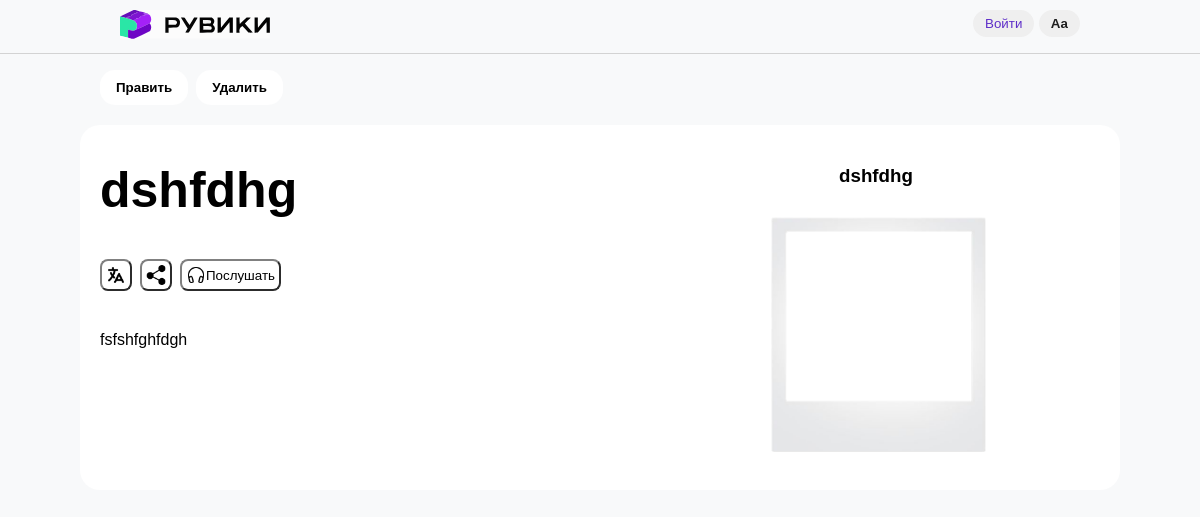
Screenshot of /article/dshfdhg with the database file from the repository.
### tables this page shows
CREATE TABLE articles(
    id INTEGER PRIMARY KEY AUTOINCREMENT,
    title TEXT NOT NULL UNIQUE,
    content TEXT NOT NULL,
    photo TEXT NOT NULL
);

### server.py (the view)
@app.route("/article/<name>")
def article(name):
    article = Database.find_article_by_title(name)
    if article is None:
        return f'<h1> Статьи "{name}" не существует! </h1>'
    return render_template('article.html', article=article)

### database.py (called while the page is built)
    @staticmethod
    def find_article_by_title(title):
        connection=sqlite3.connect(Database.DB)
        'получаем курсор'
        cursor = connection.cursor()
        'код'
        cursor.execute('SELECT * FROM articles WHERE title = ?', [title])
        articles=cursor.fetchall()
        if len(articles) == 0:
            return None
        id, title, content, photo = articles[0]
        article = Article(title, content, photo, id)
        return article

### templates/article.html (shortened to what this page needs)
{% extends 'base.html' %}
{% block styles %}
<link rel="stylesheet" href="{{ url_for('static', filename='article.css') }}">
{% endblock styles %}
{% block content %}
<div class="controls_wrapper">
    <div class="controls">
        <form action="{{ url_for('edit_article', id=article.id) }}" method="GET">
            <button type="submit" class="controls_btn">Править</button>
        </form>
        <form action="{{ url_for('delete_article', id=article.id) }}" method="POST">
        <button
            type="submit"
            class="controls_btn"
            onclick="return confirm('Вы уверены, что зотите удалить статью?')"
            >Удалить
        </button>
        </form>
    </div>
</div>
<div class="article">
    <div class="article_text">
        <div>
            <h1>{{ article.title }}</h1>
        </div>
        <div class="article_btns">
            <button class="article_btn">
                <img src="{{ url_for('static', filename='images/translate.png') }}" class="article_icon">
            </button>
            <button class="article_btn"><img src="{{ url_for('static', filename='images/share.png') }}" class="article_icon"></button>
            <button class="article_btn">
                <img src="{{ url_for('static', filename='images/headphones.png') }}" class="article_icon">
                Послушать</button>
        </div>
        <div>
            {{ article.content }}
        </div>
    </div>
    <div class="article_image">
        <h3 class="article_image_name">{{ article.title }}</h3>
        <img src="{{ url_for('uploaded_photo', filename=article.photo) }}" alt="{{ article.title }}">
    </div>
</div>
{% endblock content %}

### static/base.css (style rules this page uses)
* { margin: 0; padding: 0; }
body { font-family: 'Gill Sans', sans-serif; display: flex; align-items: center; flex-direction: column; background-color: #f8f9fa; }

### static/article.css (style rules this page uses)
h1 { color: black; font-size: 50px; margin-top: 16px; margin-bottom: 40px; }
.controls_wrapper { display: flex; justify-content: start; width: 1000px; }
.controls { display: flex; }
.controls_btn { color: #5e2ec8; border: none; border-radius: 15px; padding: 10px 16px; cursor: pointer; font-weight: bold; margin-right: 8px; }
.article { background-color: white; padding: 20px; margin: 20px; width: 1000px; border-radius: 20px; display: flex; flex-direction: row; }
.article_icon { width: 20px; height: auto; }
.article_btn { display: flex; justify-content: center; align-items: center; margin-right: 8px; padding: 4px; border-radius: 8px; border-width: 2px; border-color: grey; background-color: white; }
.article_btns { display: flex; flex-direction: row ; margin-bottom: 40px; }
.article_text { width: 60%; }
.article_image { width: 40%; padding-left: 40px; padding-right: 40px; display: flex; justify-content: center; align-items: center; flex-direction: column; }
.article_image_name { margin: 20px; }
.article_image img { max-width: 350px; height: auto; }

### rows the page displays
articles: title "dshfdhg", content "fsfshfghfdgh", photo (picture)
